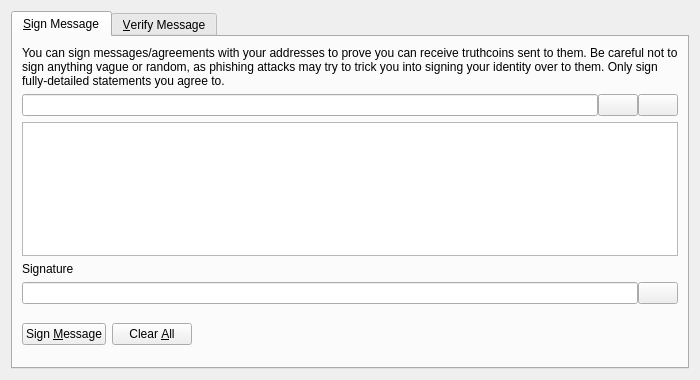
<?xml version="1.0" encoding="UTF-8"?>
<ui version="4.0">
 <class>SignVerifyMessageDialog</class>
 <widget class="QDialog" name="SignVerifyMessageDialog">
  <property name="geometry">
   <rect>
    <x>0</x>
    <y>0</y>
    <width>700</width>
    <height>380</height>
   </rect>
  </property>
  <property name="windowTitle">
   <string>Signatures - Sign / Verify a Message</string>
  </property>
  <property name="modal">
   <bool>true</bool>
  </property>
  <layout class="QVBoxLayout" name="verticalLayout">
   <item>
    <widget class="QTabWidget" name="tabWidget">
     <property name="currentIndex">
      <number>0</number>
     </property>
     <widget class="QWidget" name="tabSignMessage">
      <attribute name="title">
       <string>&amp;Sign Message</string>
      </attribute>
      <layout class="QVBoxLayout" name="verticalLayout_SM">
       <item>
        <widget class="QLabel" name="infoLabel_SM">
         <property name="text">
          <string>You can sign messages/agreements with your addresses to prove you can receive truthcoins sent to them. Be careful not to sign anything vague or random, as phishing attacks may try to trick you into signing your identity over to them. Only sign fully-detailed statements you agree to.</string>
         </property>
         <property name="textFormat">
          <enum>Qt::PlainText</enum>
         </property>
         <property name="wordWrap">
          <bool>true</bool>
         </property>
        </widget>
       </item>
       <item>
        <layout class="QHBoxLayout" name="horizontalLayout_1_SM">
         <property name="spacing">
          <number>0</number>
         </property>
         <item>
          <widget class="QValidatedLineEdit" name="addressIn_SM">
           <property name="toolTip">
            <string>The Truthcoin address to sign the message with</string>
           </property>
          </widget>
         </item>
         <item>
          <widget class="QPushButton" name="addressBookButton_SM">
           <property name="toolTip">
            <string>Choose previously used address</string>
           </property>
           <property name="text">
            <string/>
           </property>
           <property name="icon">
            <iconset resource="../truthcoin.qrc">
             <normaloff>:/icons/address-book</normaloff>:/icons/address-book</iconset>
           </property>
           <property name="shortcut">
            <string>Alt+A</string>
           </property>
           <property name="autoDefault">
            <bool>false</bool>
           </property>
          </widget>
         </item>
         <item>
          <widget class="QPushButton" name="pasteButton_SM">
           <property name="toolTip">
            <string>Paste address from clipboard</string>
           </property>
           <property name="text">
            <string/>
           </property>
           <property name="icon">
            <iconset resource="../truthcoin.qrc">
             <normaloff>:/icons/editpaste</normaloff>:/icons/editpaste</iconset>
           </property>
           <property name="shortcut">
            <string>Alt+P</string>
           </property>
           <property name="autoDefault">
            <bool>false</bool>
           </property>
          </widget>
         </item>
        </layout>
       </item>
       <item>
        <widget class="QPlainTextEdit" name="messageIn_SM">
         <property name="toolTip">
          <string>Enter the message you want to sign here</string>
         </property>
        </widget>
       </item>
       <item>
        <widget class="QLabel" name="signatureLabel_SM">
         <property name="text">
          <string>Signature</string>
         </property>
         <property name="textFormat">
          <enum>Qt::PlainText</enum>
         </property>
        </widget>
       </item>
       <item>
        <layout class="QHBoxLayout" name="horizontalLayout_2_SM">
         <property name="spacing">
          <number>0</number>
         </property>
         <item>
          <widget class="QLineEdit" name="signatureOut_SM">
           <property name="font">
            <font>
             <italic>true</italic>
            </font>
           </property>
           <property name="readOnly">
            <bool>true</bool>
           </property>
          </widget>
         </item>
         <item>
          <widget class="QPushButton" name="copySignatureButton_SM">
           <property name="toolTip">
            <string>Copy the current signature to the system clipboard</string>
           </property>
           <property name="text">
            <string/>
           </property>
           <property name="icon">
            <iconset resource="../truthcoin.qrc">
             <normaloff>:/icons/editcopy</normaloff>:/icons/editcopy</iconset>
           </property>
           <property name="autoDefault">
            <bool>false</bool>
           </property>
          </widget>
         </item>
        </layout>
       </item>
       <item>
        <layout class="QHBoxLayout" name="horizontalLayout_3_SM">
         <item>
          <widget class="QPushButton" name="signMessageButton_SM">
           <property name="toolTip">
            <string>Sign the message to prove you own this Truthcoin address</string>
           </property>
           <property name="text">
            <string>Sign &amp;Message</string>
           </property>
           <property name="icon">
            <iconset resource="../truthcoin.qrc">
             <normaloff>:/icons/edit</normaloff>:/icons/edit</iconset>
           </property>
           <property name="autoDefault">
            <bool>false</bool>
           </property>
          </widget>
         </item>
         <item>
          <widget class="QPushButton" name="clearButton_SM">
           <property name="toolTip">
            <string>Reset all sign message fields</string>
           </property>
           <property name="text">
            <string>Clear &amp;All</string>
           </property>
           <property name="icon">
            <iconset resource="../truthcoin.qrc">
             <normaloff>:/icons/remove</normaloff>:/icons/remove</iconset>
           </property>
           <property name="autoDefault">
            <bool>false</bool>
           </property>
          </widget>
         </item>
         <item>
          <spacer name="horizontalSpacer_1_SM">
           <property name="orientation">
            <enum>Qt::Horizontal</enum>
           </property>
           <property name="sizeHint" stdset="0">
            <size>
             <width>40</width>
             <height>48</height>
            </size>
           </property>
          </spacer>
         </item>
         <item>
          <widget class="QLabel" name="statusLabel_SM">
           <property name="font">
            <font>
             <weight>75</weight>
             <bold>true</bold>
            </font>
           </property>
           <property name="text">
            <string/>
           </property>
           <property name="wordWrap">
            <bool>true</bool>
           </property>
          </widget>
         </item>
         <item>
          <spacer name="horizontalSpacer_2_SM">
           <property name="orientation">
            <enum>Qt::Horizontal</enum>
           </property>
           <property name="sizeHint" stdset="0">
            <size>
             <width>40</width>
             <height>48</height>
            </size>
           </property>
          </spacer>
         </item>
        </layout>
       </item>
      </layout>
     </widget>
     <widget class="QWidget" name="tabVerifyMessage">
      <attribute name="title">
       <string>&amp;Verify Message</string>
      </attribute>
      <layout class="QVBoxLayout" name="verticalLayout_VM">
       <item>
        <widget class="QLabel" name="infoLabel_VM">
         <property name="text">
          <string>Enter the receiver's address, message (ensure you copy line breaks, spaces, tabs, etc. exactly) and signature below to verify the message. Be careful not to read more into the signature than what is in the signed message itself, to avoid being tricked by a man-in-the-middle attack. Note that this only proves the signing party receives with the address, it cannot prove sendership of any transaction!</string>
         </property>
         <property name="textFormat">
          <enum>Qt::PlainText</enum>
         </property>
         <property name="alignment">
          <set>Qt::AlignLeading|Qt::AlignLeft|Qt::AlignTop</set>
         </property>
         <property name="wordWrap">
          <bool>true</bool>
         </property>
        </widget>
       </item>
       <item>
        <layout class="QHBoxLayout" name="horizontalLayout_1_VM">
         <property name="spacing">
          <number>0</number>
         </property>
         <item>
          <widget class="QValidatedLineEdit" name="addressIn_VM">
           <property name="toolTip">
            <string>The Truthcoin address the message was signed with</string>
           </property>
          </widget>
         </item>
         <item>
          <widget class="QPushButton" name="addressBookButton_VM">
           <property name="toolTip">
            <string>Choose previously used address</string>
           </property>
           <property name="text">
            <string/>
           </property>
           <property name="icon">
            <iconset resource="../truthcoin.qrc">
             <normaloff>:/icons/address-book</normaloff>:/icons/address-book</iconset>
           </property>
           <property name="shortcut">
            <string>Alt+A</string>
           </property>
           <property name="autoDefault">
            <bool>false</bool>
           </property>
          </widget>
         </item>
        </layout>
       </item>
       <item>
        <widget class="QPlainTextEdit" name="messageIn_VM"/>
       </item>
       <item>
        <widget class="QValidatedLineEdit" name="signatureIn_VM"/>
       </item>
       <item>
        <layout class="QHBoxLayout" name="horizontalLayout_2_VM">
         <item>
          <widget class="QPushButton" name="verifyMessageButton_VM">
           <property name="toolTip">
            <string>Verify the message to ensure it was signed with the specified Truthcoin address</string>
           </property>
           <property name="text">
            <string>Verify &amp;Message</string>
           </property>
           <property name="icon">
            <iconset resource="../truthcoin.qrc">
             <normaloff>:/icons/transaction_0</normaloff>:/icons/transaction_0</iconset>
           </property>
           <property name="autoDefault">
            <bool>false</bool>
           </property>
          </widget>
         </item>
         <item>
          <widget class="QPushButton" name="clearButton_VM">
           <property name="toolTip">
            <string>Reset all verify message fields</string>
           </property>
           <property name="text">
            <string>Clear &amp;All</string>
           </property>
           <property name="icon">
            <iconset resource="../truthcoin.qrc">
             <normaloff>:/icons/remove</normaloff>:/icons/remove</iconset>
           </property>
           <property name="autoDefault">
            <bool>false</bool>
           </property>
          </widget>
         </item>
         <item>
          <spacer name="horizontalSpacer_1_VM">
           <property name="orientation">
            <enum>Qt::Horizontal</enum>
           </property>
           <property name="sizeHint" stdset="0">
            <size>
             <width>40</width>
             <height>48</height>
            </size>
           </property>
          </spacer>
         </item>
         <item>
          <widget class="QLabel" name="statusLabel_VM">
           <property name="font">
            <font>
             <weight>75</weight>
             <bold>true</bold>
            </font>
           </property>
           <property name="text">
            <string/>
           </property>
           <property name="wordWrap">
            <bool>true</bool>
           </property>
          </widget>
         </item>
         <item>
          <spacer name="horizontalSpacer_2_VM">
           <property name="orientation">
            <enum>Qt::Horizontal</enum>
           </property>
           <property name="sizeHint" stdset="0">
            <size>
             <width>40</width>
             <height>48</height>
            </size>
           </property>
          </spacer>
         </item>
        </layout>
       </item>
      </layout>
     </widget>
    </widget>
   </item>
  </layout>
 </widget>
 <customwidgets>
  <customwidget>
   <class>QValidatedLineEdit</class>
   <extends>QLineEdit</extends>
   <header>qvalidatedlineedit.h</header>
  </customwidget>
 </customwidgets>
 <resources>
  <include location="../truthcoin.qrc"/>
 </resources>
 <connections/>
</ui>
